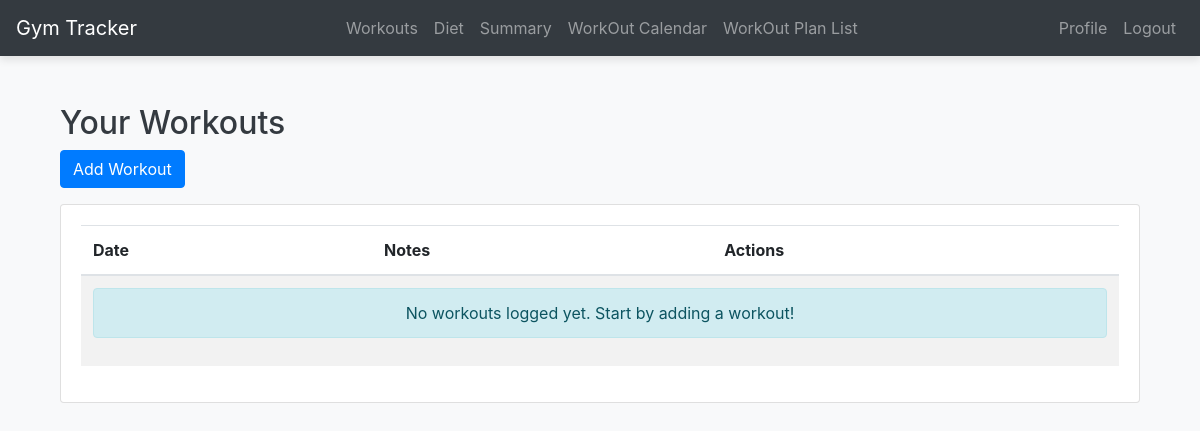
Page /workouts/ (signed in) on the earlier database version.
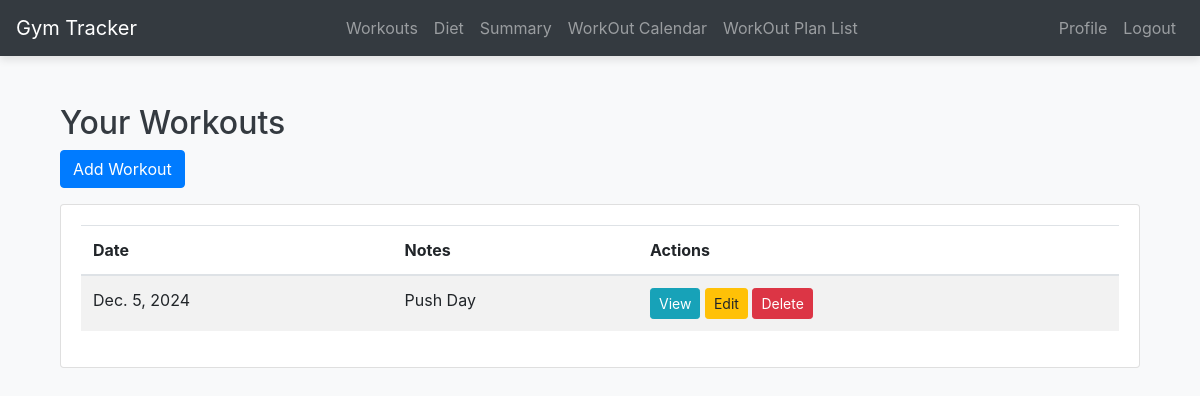
Same page on the later database version.
### workout_tracking/models.py (models this page shows, shortened)
class WorkoutSession(models.Model):
    user = models.ForeignKey(User, on_delete=models.CASCADE, related_name='workout_sessions')
    date = models.DateField()
    notes = models.TextField(blank=True, null=True)

### workout_tracking/views.py (the view)
# urls.py: path('', views.workout_list, name='workout_list'),
@login_required
def workout_list(request):
    workouts = WorkoutSession.objects.filter(user=request.user).order_by('-date')
    return render(request, 'workout_tracking/workout_list.html', {'workouts': workouts})

### templates/workout_tracking/workout_list.html
{% extends 'base.html' %}
{% block content %}
<div class="container mt-5">
    <h2>Your Workouts</h2>
    <a class="btn btn-primary mb-3" href="{% url 'workout_create' %}">Add Workout</a>
    <div class="card">
        <div class="card-body">
            <table class="table table-striped">
                <thead>
                    <tr>
                        <th>Date</th>
                        <th>Notes</th>
                        <th>Actions</th>
                    </tr>
                </thead>
                <tbody>
                    {% for workout in workouts %}
                    <tr>
                        <td>{{ workout.date }}</td>
                        <td>{{ workout.notes|truncatechars:50 }}</td>
                        <td>
                            <a class="btn btn-info btn-sm" href="{% url 'workout_detail' workout.pk %}">View</a>
                            <a class="btn btn-warning btn-sm" href="{% url 'workout_edit' workout.pk %}">Edit</a>
                            <a class="btn btn-danger btn-sm" href="{% url 'workout_delete' workout.pk %}">Delete</a>
                        </td>
                    </tr>
                    {% empty %}
                    <tr>
                        <td colspan="3" class="text-center text-muted">
                            <div class="alert alert-info">
                                No workouts logged yet. Start by adding a workout!
                            </div>
                        </td>
                    </tr>
                    {% endfor %}
                </tbody>
            </table>
        </div>
    </div>
</div>
{% endblock %}

Differences in the rows shown:
added WorkoutSession: date "Dec. 5, 2024", notes "Push Day"
Other differences:
text no longer shown: "No workouts logged yet. Start by adding a workout!"
